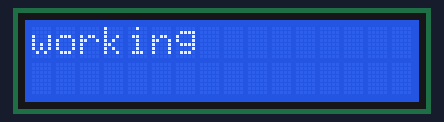
The sketch below on a simulated Arduino Uno, built with avr-gcc and run on an emulated ATmega328P. Parts: 16×2 character LCD.

Above: at 0.1 s.

The sketch:

tempOnLCD.ino
```cpp
#define RS 2
#define EN 3
#define D4 4
#define D5 5
#define D6 6
#define D7 7

#include <LiquidCrystal.h> //This librarey is insatlled by default along with IDE
LiquidCrystal lcd(RS, EN, D4, D5, D6, D7); //Let the librarey know how we have connected the LCD

void setup() {
 lcd.begin(16, 2); //We are using a 16*2 LCD display
  lcd.setCursor (0,0); //Place the cursor at 1st row 1st column
}

void loop() {
 //int temp = analogRead(A7);

 //this block outputs temp
 lcd.print("working");
 //lcd.setCursor(9,0);
 //lcd.print(temp);

 delay(500);
 lcd.clear();
 lcd.setCursor(0,0);
 lcd.clear();

}
```
